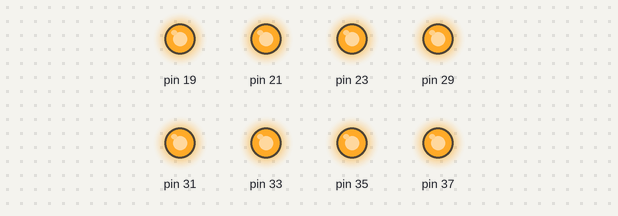
Recording of a program running on a simulated Raspberry Pi (header pin numbers). On the bench: output pins drawn as LEDs (lit = HIGH).

Above: at 0.5 s.
At 3.5 s:
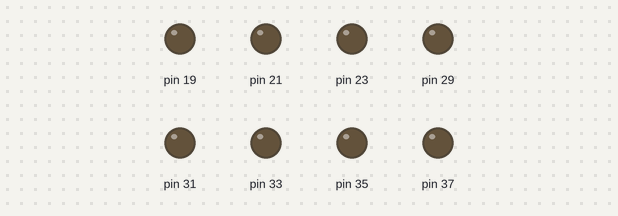
Timing chart, 0 to 4.6 s (numbered marks = the images above):
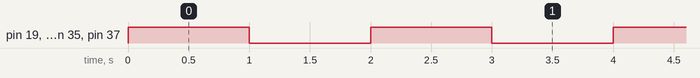

Measured:
- by itself, pin 19, pin 21, pin 23, pin 29, pin 31, pin 33, pin 35, pin 37: alternates HIGH for 1.0 s and LOW for 1.0 s

The program:

01-Leds_blink.py
```python
import RPi.GPIO as GPIO
import time

# These are the pin numbers written on the board.
led_pins = [37,35,33,31,29,31, 23,21,19]

def init(pins):
	GPIO.setmode(GPIO.BOARD)
	for pin in pins:
		GPIO.setup(pin, GPIO.OUT)

		#Set Led Off Initially
		GPIO.output(pin, GPIO.LOW)

def on_led(pins):
	for pin in pins:
		GPIO.output(pin, GPIO.HIGH)
def off_led(pins):
	for pin in pins:
		GPIO.output(pin, GPIO.LOW)

def blink_loop(led_pins):
	try:
		while True:
			on_led(led_pins)
			time.sleep(1)
			off_led(led_pins)
			time.sleep(1)
	except KeyboardInterrupt:
		pass
	finally:
		GPIO.cleanup()

if __name__ == '__main__':
	init(led_pins)
	blink_loop(led_pins)
```
